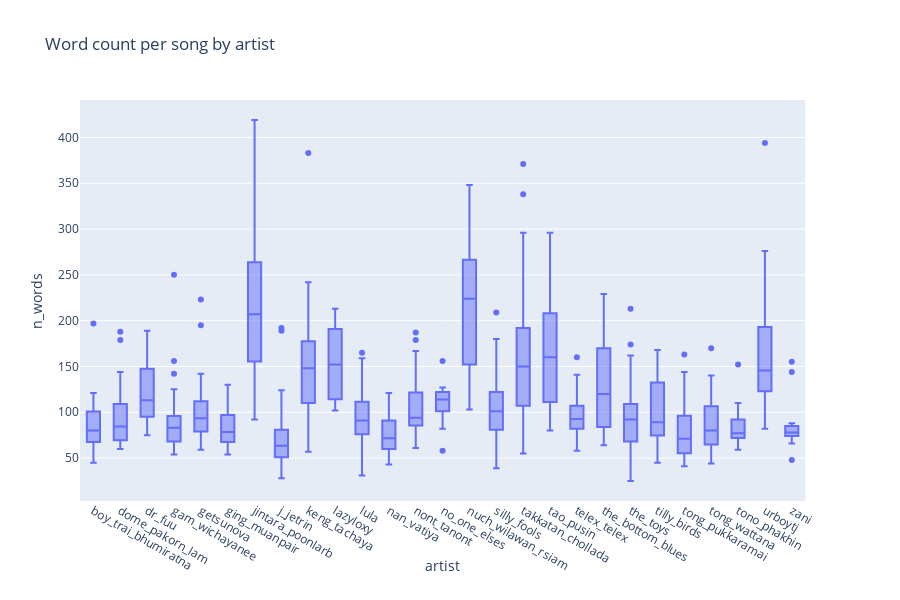

The notebook cell saved with this chart:
### Code cell
fig = px.box(song_filter_df, x='artist', y='n_words', title='Word count per song by artist')
fig.show()

### Figure 1 — Plotly figure (JSON) as saved in the notebook; plotly's stock layout.template omitted (floating-point values rounded to 4 significant figures; data arrays with more than 128 entries replaced by an {"elided": "..."} marker saying what was removed)
{"data": [{"alignmentgroup": "True", "hoverlabel": {"namelength": 0}, "hovertemplate": "artist=%{x}<br>n_words=%{y}", "legendgroup": "", "marker": {"color": "#636efa"}, "name": "", "notched": false, "offsetgroup": "", "orientation": "v", "showlegend": false, "type": "box", "x": {"elided": "831 str values"}, "x0": " ", "xaxis": "x", "y": {"elided": "831 int values"}, "y0": " ", "yaxis": "y"}], "layout": {"boxmode": "group", "height": 600, "legend": {"tracegroupgap": 0}, "title": {"text": "Word count per song by artist"}, "xaxis": {"anchor": "y", "domain": [0, 0.98], "title": {"text": "artist"}}, "yaxis": {"anchor": "x", "domain": [0, 1], "title": {"text": "n_words"}}}}
